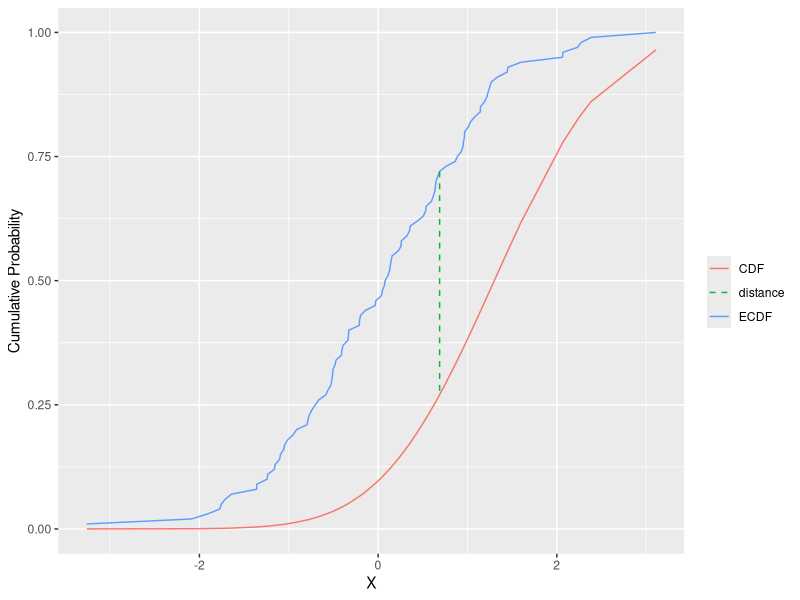
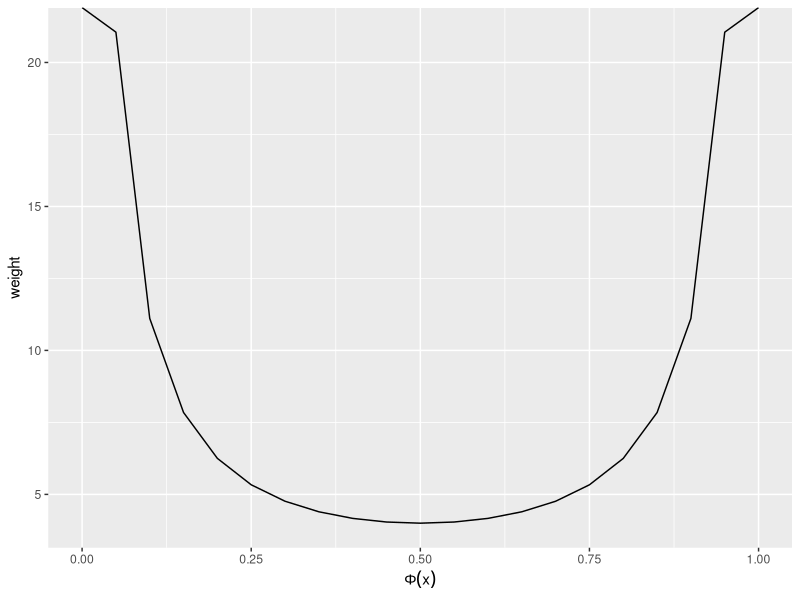
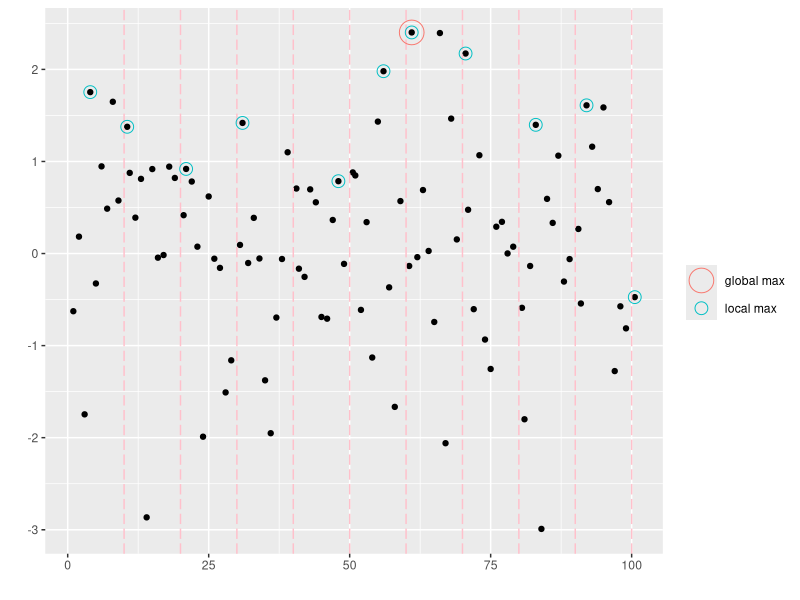
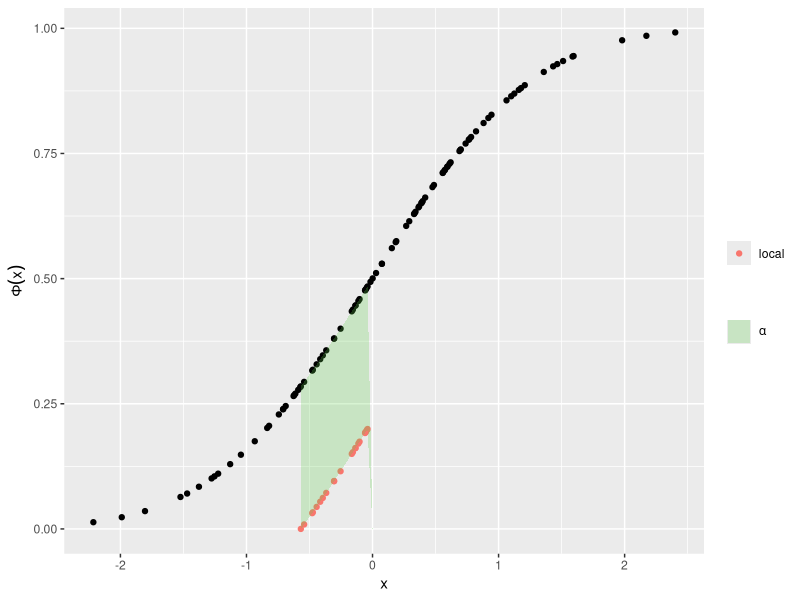

Source code (R) for these figures, in order:
## ---- chunk 1
### Demonstrating KS stat intuition
library(ggplot2)
n <- 100
dataSample <- sort(rnorm(n))
ecdf <- seq_along(dataSample) / n
cdf <- sapply(dataSample, function(x) pnorm(x, mean = 1.3))
dists <- abs(ecdf - cdf) #roughly..note that real KS is not symmetric
maxDist <- max(dists)
maxIx <- which(dists == maxDist)

qplot(x = dataSample, y = ecdf, geom = "line", color = "ECDF") +
  geom_line(aes(y = cdf, color = "CDF")) +
  geom_segment(aes(x = dataSample[maxIx], xend = dataSample[maxIx],
                   y = ecdf[maxIx], yend = cdf[maxIx],
                   color = "distance"), linetype = "dashed"
                   ) +
  labs(y = "Cumulative Probability", x = "X", color = "")
  
## ---- chunk 2
### Demonstrating weight function in Anderson-Darling
left <- seq(0, 1, 0.05)
right <- 1 - left
weight <- 1 / (left * right)
qplot(x = left, y = weight, geom="line") + labs(x = expression(Phi(x)), y = "weight")
## ---- chunk 3
set.seed(1)
x <- seq(100)
y <- rnorm(100) + rnorm(100)*rbinom(100, 1, 0.3) #add spikes to N(0,1) with prob 0.3
isBoundary <- x %% 10 == 0 # part every 10 and
adjx <- x + runif(1)*isBoundary # move points along x a bit if at boundary
partIds <- 1 + cumsum(isBoundary)  #give them an id
localMaxCoords <- data.frame(y = tapply(y, partIds, max)) #max in each partition
localMaxCoords$x <- adjx[which(y == localMaxCoords$y[partIds])] #index of the max in each
globalMaxCoords <- data.frame(x = adjx[which(y == max(y))], y = max(y))

qplot(adjx, y, geom = "point") + #main plot
  geom_vline(xintercept = which(isBoundary), linetype = "longdash", color = "pink") +
  geom_point(data = localMaxCoords, aes(x = x, y = y, color = "local max"),
               shape = 1, size = 4, fill = NA) +
  geom_point(data = globalMaxCoords, aes(x = x, y = y, color = "global max"),
            shape = 1, size = 8, fill = NA) +
  labs(x="",y="", color ="")
## ---- chunk 4
set.seed(1)
data <- sort(rnorm(100))
cdfVals <- sapply(data, pnorm)
partBoundariesIx <- c(24, 45)
partBoundaries <- data[partBoundariesIx]
localIx <- seq(partBoundariesIx[1], partBoundariesIx[2])
xLocal <- data[localIx]
yLocal <- cdfVals[localIx] - cdfVals[localIx][1] #shifted down by first
ribbonCoords <- data.frame(x = rep(0, 100), ymin = rep(0, 100), ymax = rep(0, 100))
ribbonCoords$x[localIx] <- xLocal
ribbonCoords$ymin[localIx] <- yLocal
ribbonCoords$ymax[localIx] <- cdfVals[localIx]

qplot(x = data, y = cdfVals) + 
  geom_point(aes(x = xLocal, y = yLocal, color = "local")) + 
  geom_ribbon(data = ribbonCoords, aes(x = x, ymin = ymin, ymax = ymax, 
                                       fill = "distance"), alpha = 0.25) +
  labs(x = "x", y = expression(Phi(x)), color = "", fill = "") +
  scale_fill_manual(values = c(3), labels = c(expression(alpha)))  
